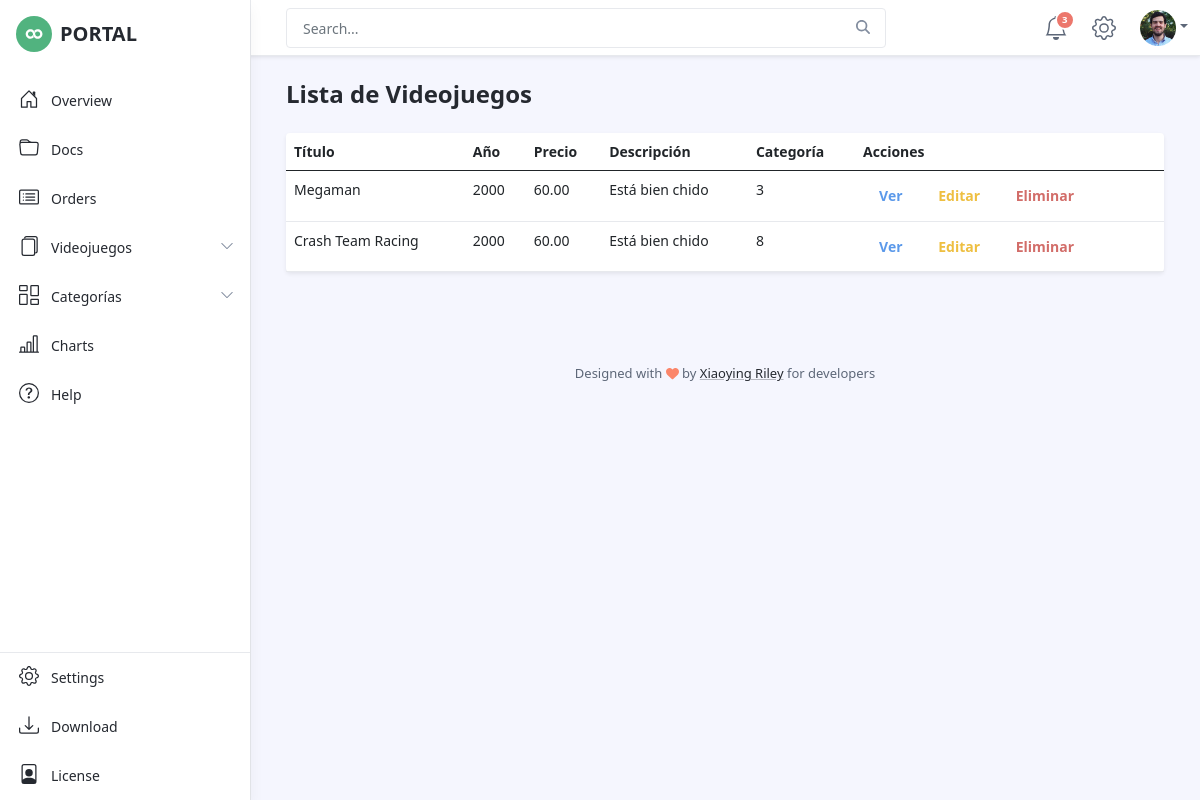
/videojuegos/lista/, run on an earlier commit of the app's database.
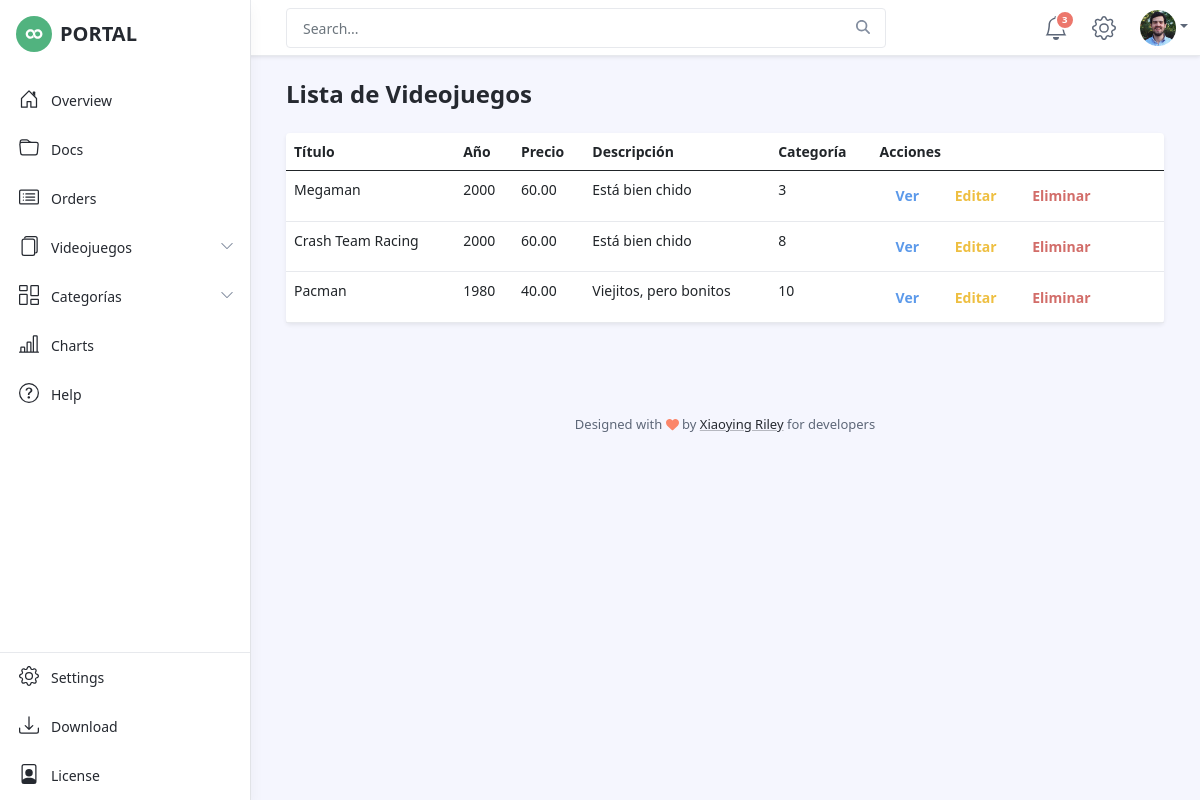
And on a later commit of the database.
### videojuego/models.py (models this page shows, shortened)
class VideoJuego(models.Model):
    titulo = models.CharField('Titulo', max_length=50, unique=True)
    anio = models.IntegerField('Año')
    categoria = models.ForeignKey("videojuego.Categoria",
    verbose_name='Categoría',on_delete=models.CASCADE)
    precio = models.DecimalField(max_digits=5, decimal_places=2)
    descripcion = models.CharField('Descripcion',max_length=250,
    null=True, blank=True)

### videojuego/views.py (the view)
class VideoJuegoList(ListView):
    model = VideoJuego
    template_name = 'videojuego:lista'

### videojuego/templates/videojuego/videojuego_list.html (shortened to what this page needs)
{% extends 'dashboard.html' %}
{% load static %}
{% block contenido %}
<h1 class="app-page-title">Lista de Videojuegos</h1>
    <div class="app-card app-card-orders-table shadow-sm mb-5">
        <table class="table table-hover">
            <thead>
                <th>Título</th>
                <th>Año</th>
                <th>Precio</th>
                <th>Descripción</th>
                <th>Categoría</th>
                <th>Acciones</th>
            </thead>
            <tbody>
                    {% for videojuego in object_list %}
                    <tr>
                        <td>{{videojuego.titulo}}</td>
                        <td>{{videojuego.anio}}</td>
                        <td>{{videojuego.precio}}</td>
                        <td>{{videojuego.descripcion}}</td>
                        <td>{{videojuego.categoria_id}}</td>
                        <td><a href="{% url 'videojuego:ver' videojuego.id %}" class="btn btn-outline-info">Ver</a>
                            <a href="{% url 'videojuego:editar' videojuego.id %}" class="btn btn-outline-warning">Editar</a>
                            <button onclick="muestraModal('{% url 'videojuego:eliminar' videojuego.id %}', '{{videojuego.titulo}}')" type="button" class="btn btn-outline-danger" data-toggle="modal" data-target="#eliminarModal">Eliminar</button>
                        </tr>
                        {% endfor %}
                    </tbody>
                </table>
</div>
{% endblock contenido %}

### videojuego/templates/dashboard.html (shortened to what this page needs)
{% load static %}
<!DOCTYPE html>
<html lang="en">
<head>
    <link id="theme-style" rel="stylesheet" href="{% static 'css/portal.css' %}">
</head>
<body class="app">
    <header class="app-header fixed-top">
        <div class="app-header-inner">
	        <div class="container-fluid py-2">
		        <div class="app-header-content">
		            <div class="row justify-content-between align-items-center">
		            <div class="app-search-box col">
		                <form class="app-search-form">
							<input type="text" placeholder="Search..." name="search" class="form-control search-input">
							<button type="submit" class="btn search-btn btn-primary" value="Search"><i class="fas fa-search"></i></button>
				        </form>
		            </div>
		            <div class="app-utilities col-auto">
			            <div class="app-utility-item app-notifications-dropdown dropdown">
				            <a class="dropdown-toggle no-toggle-arrow" id="notifications-dropdown-toggle" data-toggle="dropdown" href="#" role="button" aria-expanded="false" title="Notifications">
					            <span class="icon-badge">3</span>
					        </a>
				        </div>
			            <div class="app-utility-item">
				            <a href="settings.html" title="Settings">
					        </a>
					    </div>
			            <div class="app-utility-item app-user-dropdown dropdown">
				            <a class="dropdown-toggle" id="user-dropdown-toggle" data-toggle="dropdown" href="#" role="button" aria-expanded="false"><img src="{% static 'images/user.png' %}" alt="user profile"></a>
			            </div>
		            </div>
		        </div>
	            </div>
	        </div>
        </div>
        <div id="app-sidepanel" class="app-sidepanel">
	        <div class="sidepanel-inner d-flex flex-column">
		        <div class="app-branding">
		            <a class="app-logo" href="index.html"><img class="logo-icon mr-2" src="{% static 'images/app-logo.svg' %}" alt="logo"><span class="logo-text">PORTAL</span></a>
		        </div>
			    <nav id="app-nav-main" class="app-nav app-nav-main flex-grow-1">
				    <ul class="app-menu list-unstyled accordion" id="menu-accordion">
					    <li class="nav-item">
					        <a class="nav-link href="index.html">
						        <span class="nav-icon">
						         </span>
		                         <span class="nav-link-text">Overview</span>
					        </a>
					    </li>
					    <li class="nav-item">
					        <a class="nav-link" href="docs.html">
						        <span class="nav-icon">
						         </span>
		                         <span class="nav-link-text">Docs</span>
					        </a>
					    </li>
					    <li class="nav-item">
					        <a class="nav-link" href="orders.html">
						        <span class="nav-icon">
						         </span>
		                         <span class="nav-link-text">Orders</span>
					        </a>
					    </li>
					    <li class="nav-item has-submenu">
					        <a class="nav-link submenu-toggle {% if vj_nuevo %} active{% endif %}" href="#" data-toggle="collapse" data-target="#submenu-1" aria-expanded="false" aria-controls="submenu-1">
						        <span class="nav-icon">
						         </span>
		                         <span class="nav-link-text">Videojuegos</span>
		                         <span class="submenu-arrow">
		                             <svg width="1em" height="1em" viewBox="0 0 16 16" class="bi bi-chevron-down" fill="currentColor" xmlns="http://www.w3.org/2000/svg">
	  <path fill-rule="evenodd" d="M1.646 4.646a.5.5 0 0 1 .708 0L8 10.293l5.646-5.647a.5.5 0 0 1 .708.708l-6 6a.5.5 0 0 1-.708 0l-6-6a.5.5 0 0 1 0-.708z"/>
	</svg>
	                             </span>
					        </a>
					    </li>
					    <li class="nav-item has-submenu">
					        <a class="nav-link submenu-toggle" href="#" data-toggle="collapse" data-target="#submenu-2" aria-expanded="false" aria-controls="submenu-2">
						        <span class="nav-icon">
						         </span>
		                         <span class="nav-link-text">Categorías</span>
		                         <span class="submenu-arrow">
		                             <svg width="1em" height="1em" viewBox="0 0 16 16" class="bi bi-chevron-down" fill="currentColor" xmlns="http://www.w3.org/2000/svg">
	  <path fill-rule="evenodd" d="M1.646 4.646a.5.5 0 0 1 .708 0L8 10.293l5.646-5.647a.5.5 0 0 1 .708.708l-6 6a.5.5 0 0 1-.708 0l-6-6a.5.5 0 0 1 0-.708z"/>
	</svg>
	                             </span>
					        </a>
					    </li>
					    <li class="nav-item">
					        <a class="nav-link" href="charts.html">
						        <span class="nav-icon">
						         </span>
		                         <span class="nav-link-text">Charts</span>
					        </a>
					    </li>
					    <li class="nav-item">
					        <a class="nav-link" href="help.html">
						        <span class="nav-icon">
						         </span>
		                         <span class="nav-link-text">Help</span>
					        </a>
					    </li>
				    </ul>
			    </nav>
			    <div class="app-sidepanel-footer">
				    <nav class="app-nav app-nav-footer">
					    <ul class="app-menu footer-menu list-unstyled">
						    <li class="nav-item">
						        <a class="nav-link" href="settings.html">
							        <span class="nav-icon">
							        </span>
			                        <span class="nav-link-text">Settings</span>
						        </a>
						    </li>
						    <li class="nav-item">
						        <a class="nav-link" href="https://themes.3rdwavemedia.com/bootstrap-templates/admin-dashboard/portal-free-bootstrap-admin-dashboard-template-for-developers/">
							        <span class="nav-icon">
							        </span>
			                        <span class="nav-link-text">Download</span>
						        </a>
						    </li>
						    <li class="nav-item">
						        <a class="nav-link" href="https://themes.3rdwavemedia.com/bootstrap-templates/admin-dashboard/portal-free-bootstrap-admin-dashboard-template-for-developers/">
							        <span class="nav-icon">
							        </span>
			                        <span class="nav-link-text">License</span>
						        </a>
						    </li>
					    </ul>
				    </nav>
			    </div>
	        </div>
	    </div>
    </header>
    <div class="app-wrapper">
	    <div class="app-content pt-3 p-md-3 p-lg-4">
		    <div class="container-xl">
                {% block contenido %}
                {% endblock contenido %}
		    </div>
	    </div>
	    <footer class="app-footer">
		    <div class="container text-center py-3">
            <small class="copyright">Designed with <i class="fas fa-heart" style="color: #fb866a;"></i> by <a class="app-link" href="http://themes.3rdwavemedia.com" target="_blank">Xiaoying Riley</a> for developers</small>
		    </div>
	    </footer>
    </div>
</body>
</html>

What changed in the data, as far as the page shows it:
added VideoJuego: titulo "Pacman", anio "1980", precio "40.00", descripcion "Viejitos, pero bonitos", categoria_id "10"
